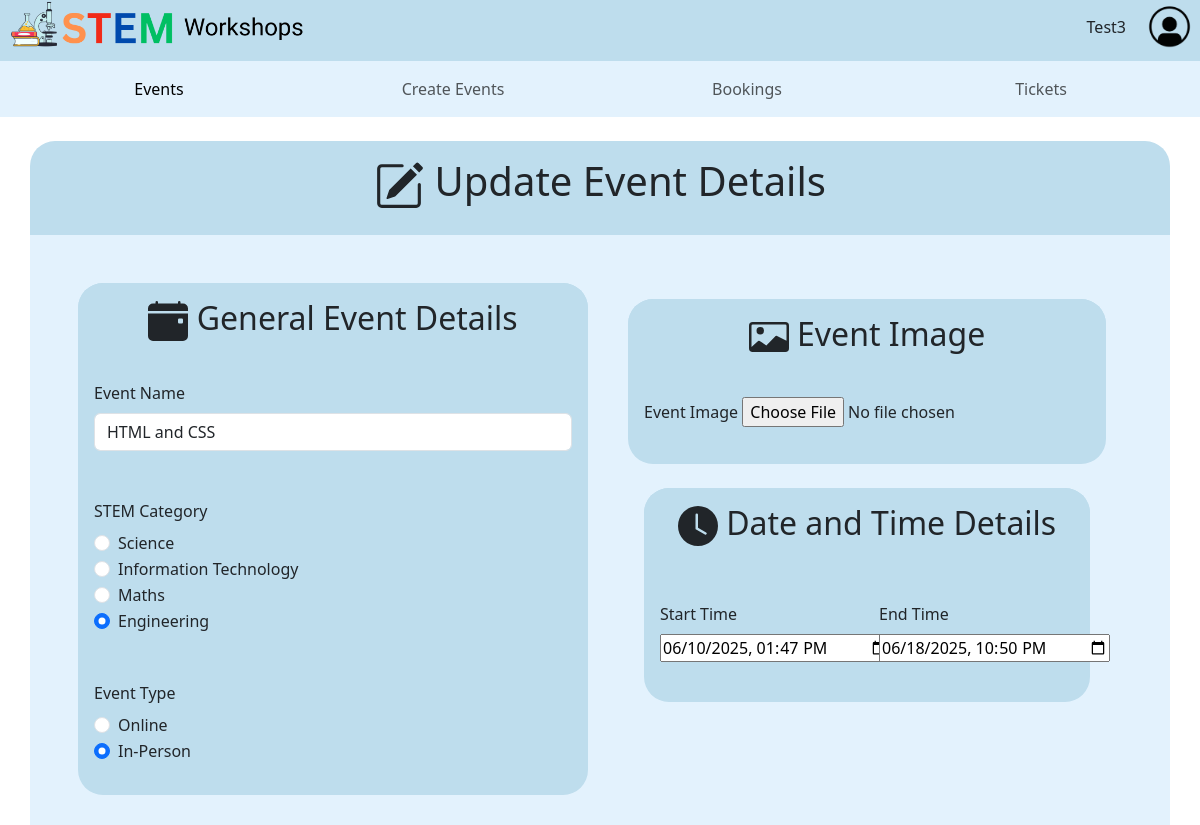
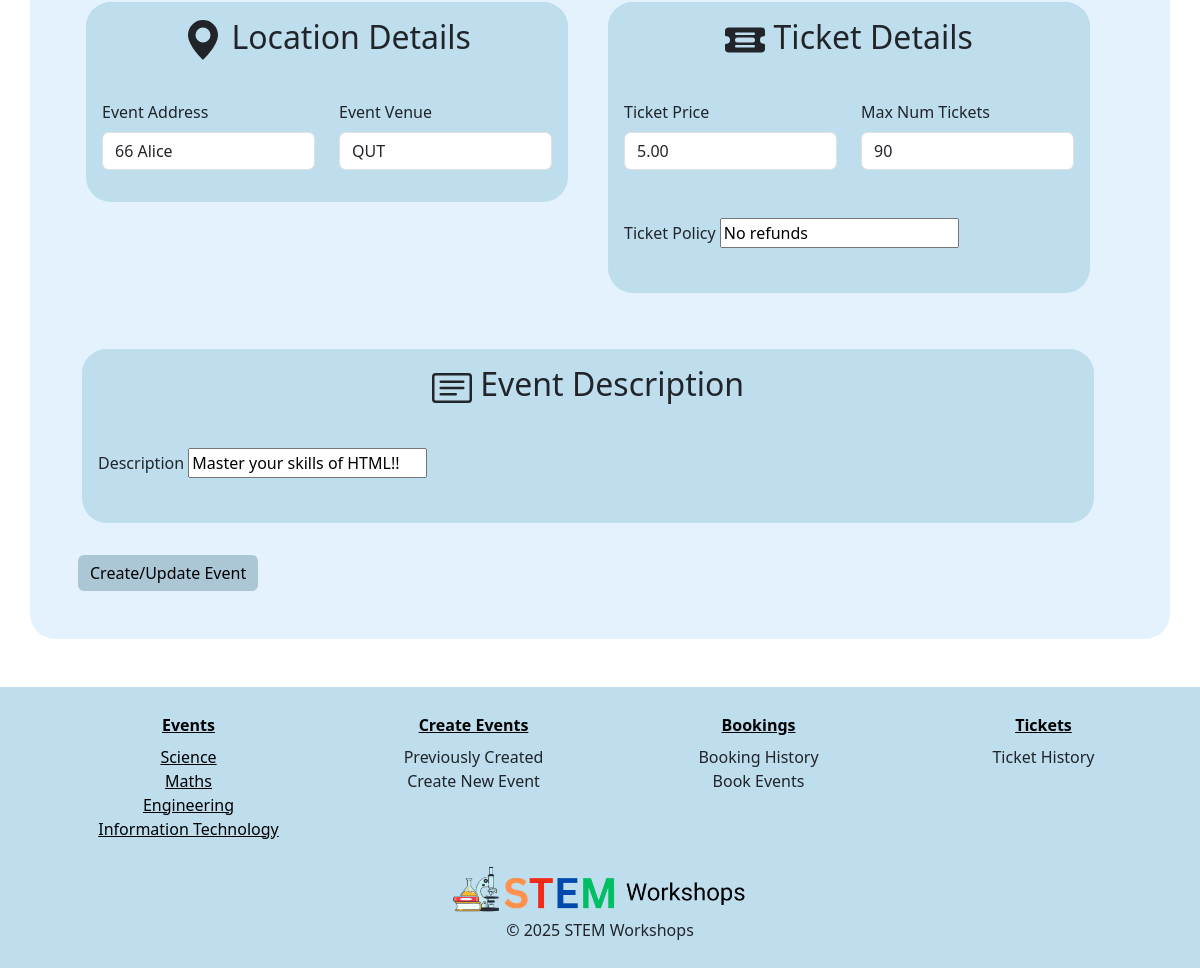
Page /3/update (signed in) on the committed database (2 pictures, top to bottom).
### STEMWorkshops/models.py (models this page shows, shortened)
class User(db.Model, UserMixin):
    __tablename__ = 'users'
    user_id = db.Column(db.Integer, primary_key=True)
    name = db.Column(db.String(100), index=True, unique=True, nullable=False)
    emailid = db.Column(db.String(100), index=True, nullable=False)
    phoneno = db.Column(db.String(100), index=True, nullable=False)
    address = db.Column(db.String(100), index=True, nullable=False)
    password_hash = db.Column(db.String(255), nullable=False)
    comments = db.relationship('Comment', backref='user')

class Event(db.Model):
    __tablename__ = 'events'
    event_id = db.Column(db.Integer, primary_key=True)
    event_name = db.Column(db.String(80), nullable=False)
    start_time = db.Column(db.DateTime, nullable=False)
    end_time = db.Column(db.DateTime, nullable=False)
    STEM_category = db.Column(db.Enum("Science", "Information Technology", "Maths", "Engineering"), nullable=False)
    event_type = db.Column(db.Enum("Online", "In-Person"), nullable=False)
    event_address = db.Column(db.String(80))
    event_venue = db.Column(db.String(80))
    ticket_price = db.Column(db.Numeric(10,2), nullable=False)
    ticket_policy = db.Column(db.Integer)
    max_num_tickets = db.Column(db.String(100), nullable=False)
    description = db.Column(db.String(200))
    image = db.Column(db.String(400))
    event_status = db.Column(db.Enum("Open", "Inactive", "Sold Out", "Cancelled"))
    user_id = db.Column(db.Integer, db.ForeignKey('users.user_id'))
    comments = db.relationship('Comment', backref='event', cascade="all, delete-orphan")

### STEMWorkshops/events.py (the view)
@events_bp.route('/<id>/update', methods=['GET', 'POST'])
@login_required
def update_event(id):
    update_event = Event.query.get(id)
    form = EventsForm(obj= update_event)
    if form.validate_on_submit():
       form.populate_obj(update_event)
       db_file_path = check_upload_file(form)
       update_event.image = db_file_path
       db.session.commit()
       return redirect(url_for('events.show', id=update_event.event_id))
    return render_template('create_event.html', form=form, heading='Update Event Details')

### STEMWorkshops/forms.py
class EventsForm(FlaskForm):
    event_name=StringField(validators=[InputRequired('Please enter an event name')])
    start_time=DateTimeLocalField(validators=[InputRequired()])
    end_time=DateTimeLocalField(validators=[InputRequired()])
    STEM_category=RadioField('STEM Category', choices=[('Science', 'Science'),('Information Technology', 'Information Technology'),('Maths', 'Maths'),('Engineering', 'Engineering')])
    event_type=RadioField(choices=[('Online','Online'),('In-Person','In-Person')])
    event_address=StringField(validators=[InputRequired()])
    event_venue=StringField(validators=[InputRequired()])
    ticket_price=DecimalField(validators=[InputRequired()])
    ticket_policy=StringField(validators=[InputRequired()])
    max_num_tickets=StringField(validators=[InputRequired()])
    description=StringField(validators=[InputRequired()])
    image = FileField('Event Image', validators=[
        FileRequired(message = 'Image cannot be empty'),
        FileAllowed(ALLOWED_FILE, message='Only supports png, jpg, JPG, PNG')])
    submit = SubmitField("Create/Update Event")

### STEMWorkshops/__init__.py (called while the page is built)
def create_app():
    app = Flask(__name__)  # this is the name of the module/package that is calling this app
    app.debug = True
    app.secret_key = 'somesecretkey'
    app.config['SQLALCHEMY_DATABASE_URI'] = 'sqlite:///sitedata.sqlite'
    db.init_app(app)
    Bootstrap5(app)
    login_manager = LoginManager()
    login_manager.login_view = 'auth.login'
    login_manager.init_app(app)
    from .models import User
    @login_manager.user_loader
    def load_user(user_id):
       return db.session.scalar(db.select(User).where(User.user_id==user_id))
    from . import views
    app.register_blueprint(views.main_bp)
    from . import auth
    app.register_blueprint(auth.auth_bp)
    from . import events
    app.register_blueprint(events.events_bp)
    @app.errorhandler(404)
    def not_found(e):
      return render_template("404.html", error=e)
    return app

### STEMWorkshops/templates/create_event.html (shortened to what this page needs)
{% extends 'base.html' %}
{% from "bootstrap5/form.html" import render_form %}
{% from "bootstrap5/form.html" import render_field %}
{% block content %}
  <form method="post" action="" enctype="multipart/form-data">
    <section class=" mt-4  ">
      <div class="create-events-header container  text-center pt-3 pb-3">
        <h1>
          {{heading}}
        </h1>
      </div>
    </section>
      <section>
        <div class="background-colour container p-5 ">
          <div class="row">
            <div class=" col-md-6 col-sm-12">
              <div class="border-info ">
                <h2 class="heading-info text-center ">
                  General Event Details
                </h2>
                <div class="p-3 ">
                  {{render_field(form.event_name, class="form-control")}}
                </div>
                <div class="p-3">
                  {{render_field(form.STEM_category, class="form")}}
                </div>
                <div class="p-3">
                  {{render_field(form.event_type, class="form")}}
                </div>
              </div>
            </div>
            <div class=" col-md-6 col-sm-12  ">
              <div class="p-3  ">
                <div class="border-info">
                  <h2 class="heading-info text-center">
                    Event Image
                  </h2>
                  <div class="row p-3">
                  {{render_field(form.image, class="form-control-file")}}
                </div>
              </div>
              <div class="p-3  mt-2">
                <div class="border-info">
                  <h2 class="heading-info text-center">
                    <svg xmlns="http://www.w3.org/2000/svg" width="40" height="40" fill="currentColor"
                      class="bi bi-clock-fill" viewBox="0 0 16 16">
                      <path
                        d="M16 8A8 8 0 1 1 0 8a8 8 0 0 1 16 0M8 3.5a.5.5 0 0 0-1 0V9a.5.5 0 0 0 .252.434l3.5 2a.5.5 0 0 0 .496-.868L8 8.71z" />
                    </svg>
                    Date and Time Details
                  </h2>
                  <div class="row p-3">
                    <div class="col-6">
                      <div class="mt-3 mb-4">
                        {{render_field(form.start_time, class="form", type="datetime-local")}}
                      </div>
                    </div>
                    <div class="col-6">
                      <div class="mt-3 mb-4">
                        {{render_field(form.end_time, class="form", type="datetime-local")}}
                      </div>
                    </div>
                  </div>
                </div>
              </div>
            </div>
          </div>
          <div class="row ">
            <div class=" col-md-6 col-sm-12  mt-4 ">
              <div class=" p-2 ">
                <div class="border-info ">
                  <h2 class="heading-info text-center">
                    <svg xmlns="http://www.w3.org/2000/svg" width="40" height="40" fill="currentColor"
                      class="bi bi-geo-alt-fill" viewBox="0 0 16 16">
                      <path d="M8 16s6-5.686 6-10A6 6 0 0 0 2 6c0 4.314 6 10 6 10m0-7a3 3 0 1 1 0-6 3 3 0 0 1 0 6" />
                    </svg>
                    Location Details
                  </h2>
                  <div class="row p-3">
                    <div class="col-md-6 col-sm-12 ">
                      <div>
                        {{render_field(form.event_address, class="form-control")}}
                      </div>
                    </div>
                    <div class="col-md-6 col-sm-12 ">
                      <div>
                        {{render_field(form.event_venue, class="form-control")}}
                      </div>
                    </div>
                  </div>
                </div>
              </div>
            </div>
            <div class=" col-md-6 col-sm-12 ">
              <div class=" p-2 mt-4 ">
                <div class="border-info">
                  <h2 class="heading-info text-center ">
                    Ticket Details
                  </h2>
                  <div class="row p-3">
                    <div class="col-md-6 col-sm-12 ">
                    <div class="input-group">
                      {{render_field(form.ticket_price, class="form-control", id="ticket-price", type="number", step="0.01", min="0")}}
                    </div>
                  </div>
                  <div class="col-md-6 col-sm-12 ">
                    <div class="input-group">
                      {{render_field(form.max_num_tickets, class="form-control", id="ticket-max", type="number", step="1", min="0")}}
                    </div>
                  </div>
                  </div>
                  <div class="row  mb-4 p-3 pb-4">
                    {{render_field(form.ticket_policy, class="form", id="refund-ticket", rows="2")}}
                  </div>
                </div>
              </div>
            </div>
          </div>
          <div class="row mt-2">
            <div class=" col-12  p-3 ">
              <div class="border-info ">
                <h2 class="heading-info text-center">
                  Event Description
                </h2>
                <div>
                  <div class="p-3 pb-4">
                    {{render_field(form.description, class="form", id="description", rows="6")}}
                  </div>
                </div>
              </div>
            </div>
          </div>
          <div class="col-12 mt-3">
             {{render_field(form.submit, class="btn btn-info")}}
          </div>
      </section>
    </form>
{% endblock %}

### STEMWorkshops/templates/base.html (shortened to what this page needs)
<html>
<head>
  <link rel="stylesheet", type="text/css", href="../static/style/style.css">
  <link href="https://cdn.jsdelivr.net/npm/bootstrap@5.3.2/dist/css/bootstrap.min.css" rel="stylesheet"
>
</head>
<body>
    <header>
    <div class=" d-flex justify-content-between  ms-2 me-2 mb-2" id="topnav">
      <a href="/">
        <img src="{{ url_for('static', filename='img/logo2.png') }}" class="img-fluid" width="300px" height="200px">
      </a>
      <div>
      {% if current_user.is_authenticated %}
      <a type="submit" href="#" data-bs-toggle="modal" data-bs-target="#accountModal" class="btn rounded-pill w-10 h-75 me-2 mt-2">{{current_user.name}}</a>
      <a href="#" data-bs-toggle="modal" data-bs-target="#accountModal">
        <img src="{{ url_for('static', filename='img/profile.png') }}" id="profile-icon" class="img-fluid" width="45px" height="45px">
      </a>
      {% else %}
      <a type="submit" href="/login" class="btn btn-primary w-10 h-75 me-2 mt-2">Login</a>
      {% endif %}
      </div>
    </div>
    <nav class="navbar navbar-expand-lg">
      <div class="container-fluid m-0">
        <div class="collapse navbar-collapse" id="navbarSupportedContent">
          <ul class="navbar-nav mx-auto text-center row w-100">
            <li class="nav-item col-sm-12 col-lg-3 " id="selected-item">
              <a class="nav-link active full-hover" aria-current="page" href="/">Events</a>
            </li>
            <li class="nav-item  col-sm-12 col-lg-3  ">
              <a class="nav-link full-hover" href="/create">Create Events</a>
            </li>
            <li class="nav-item   col-sm-12 col-lg-3 ">
              <a class="nav-link full-hover" href="/history">Bookings</a>
            </li>
            <li class="nav-item col-sm-12  col-lg-3 ">
              <a class="nav-link full-hover" href="">Tickets</a>
            </li>
          </ul>
        </div>
      </div>
    </nav>
    </header>
    <main>
    {% block content %}
    {% endblock %}
    </main>
    <footer class="footer mt-5">
         <div class="container mt-3">
      <div class="row  mb-2 ">
        <div class="col-sm-12 col-md-3 text-center ">
          <ul>
            <li class="mb-2"><a href="{{ url_for('main.index') }}#browse-events"><b>Events</b></a></li>
            <li><a href="{{ url_for('main.index', category='Science') }}#browse-events">Science</a></li>
            <li><a href="{{ url_for('main.index', category='Maths') }}#browse-events">Maths</a></li>
            <li><a href="{{ url_for('main.index', category='Engineering') }}#browse-events">Engineering</a></li>
            <li><a href="{{ url_for('main.index', category='Information Technology') }}#browse-events">Information Technology</a></li>
          </ul>
        </div>
        <div class="col-sm-12 col-md-3 text-center ">
          <ul>
            <li class="mb-2"><a href="/create"><b> Create Events</b></a></li>
            <li>Previously Created</li>
            <li>Create New Event</li>
          </ul>
        </div>
        <div class="col-sm-12 col-md-3 text-center ">
          <ul>
            <li class="mb-2"><a href="/history"><b>Bookings</b></a></li>
            <li>Booking History</li>
            <li>Book Events</li>
          </ul>
        </div>
        <div class="col-sm-12 col-md-3 text-center">
          <ul>
            <li class="mb-2"><a href=""><b>Tickets</b></a></li>
            <li>Ticket History</li>
          </ul>
        </div>
      </div>
      <div class="footer-img">
        <a href="index.html">
          <img src="{{ url_for('static', filename='img/logo2.png') }}" class="img-fluid" width="300px" height="200px" id="logo">
        </a>
      </div>
      <div>
        <p class="text-center">&copy; 2025 STEM Workshops</p>
      </div>
    </div>
    </footer>
</body>
</html>

### STEMWorkshops/static/style/style.css (style rules this page uses)
.navbar { background-color: #e3f2fd; }
.nav-item { border-radius: 25px; }
header { background-color: #bedded; }
.img-fluid { object-fit: cover; }
#profile-icon { margin-top: 4px; float: right; }
.btn-info { background-color: #abc6d5 !important; border: none !important; }
footer { background-color: #bedded; padding: 10px; }
.footer-img { display: flex; align-items: center; justify-content: center; }
footer ul, ul { list-style-type: none; }
footer a { color: black; }
.create-events-header { border-top-right-radius: 25px; border-top-left-radius: 25px; background-color: #bedded; }
label { font-size: 1rem; }
.heading-info { background-color: #bedded; border-top-left-radius: 25px; border-top-right-radius: 25px; padding: 1rem; }
.background-colour { background-color: #e3f2fd; border-bottom-left-radius: 25px; border-bottom-right-radius: 25px; }
.border-info { border-radius: 25px; background-color: #bedded; }

### rows in the picture
User: name "Test3"
Event: event_name "HTML and CSS", STEM_category "☐ Science ☐ Information Technology ☐ Maths ☑ Engineering", event_type "☐ Online ☑ In-Person", start_time "06/10/2025 13:47", end_time "06/18/2025 22:50", event_address "66 Alice", event_venue "QUT", ticket_price "5.00", max_num_tickets "90", ticket_policy "No refunds", description "Master your skills of HTML!!"

### other values in the picture
{{ heading }} "Update Event Details"
